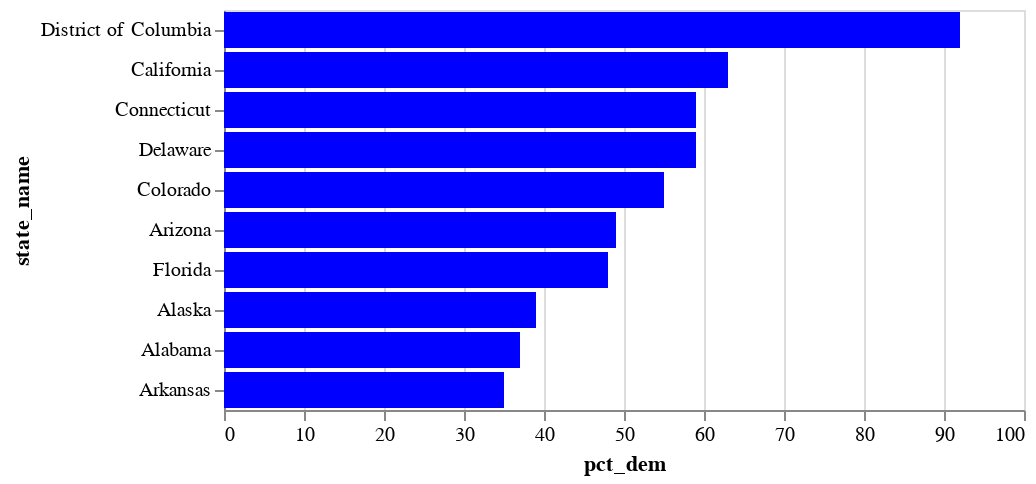

Source (notebook cell):
### Markdown cell above
### Chart it

### Code cell
alt.Chart(states.head(10)).mark_bar(color='blue').encode(
    x='pct_dem',
    y=alt.Y('state_name', sort='-x')
)

### Figure 1 — Vega-Lite specification as saved in the notebook (floating-point values rounded to 4 significant figures)
{"config": {"view": {"continuousWidth": 400, "continuousHeight": 300}}, "data": {"name": "data-3f5c32af22fe092b310a3dce2959372d"}, "mark": {"type": "bar", "color": "blue"}, "encoding": {"x": {"type": "quantitative", "field": "pct_dem"}, "y": {"type": "nominal", "field": "state_name", "sort": "-x"}}, "$schema": "https://vega.github.io/schema/vega-lite/v4.8.1.json", "datasets": {"data-3f5c32af22fe092b310a3dce2959372d": [{"state_name": "Alabama", "votes_gop": 1441168, "votes_dem": 849648, "total_votes": 2323304, "pct_dem": 37, "pct_gop": 62, "winner": "gop"}, {"state_name": "Alaska", "votes_gop": 189892, "votes_dem": 153405, "total_votes": 391346, "pct_dem": 39, "pct_gop": 49, "winner": "gop"}, {"state_name": "Arizona", "votes_gop": 1661686, "votes_dem": 1672143, "total_votes": 3387326, "pct_dem": 49, "pct_gop": 49, "winner": "dem"}, {"state_name": "Arkansas", "votes_gop": 760647, "votes_dem": 423932, "total_votes": 1219069, "pct_dem": 35, "pct_gop": 62, "winner": "gop"}, {"state_name": "California", "votes_gop": 6005961, "votes_dem": 11109764, "total_votes": 17495906, "pct_dem": 63, "pct_gop": 34, "winner": "dem"}, {"state_name": "Colorado", "votes_gop": 1364607, "votes_dem": 1804352, "total_votes": 3256953, "pct_dem": 55, "pct_gop": 42, "winner": "dem"}, {"state_name": "Connecticut", "votes_gop": 715291, "votes_dem": 1080680, "total_votes": 1824280, "pct_dem": 59, "pct_gop": 39, "winner": "dem"}, {"state_name": "Delaware", "votes_gop": 200603, "votes_dem": 296268, "total_votes": 504010, "pct_dem": 59, "pct_gop": 40, "winner": "dem"}, {"state_name": "District of Columbia", "votes_gop": 18586, "votes_dem": 317323, "total_votes": 344356, "pct_dem": 92, "pct_gop": 5, "winner": "dem"}, {"state_name": "Florida", "votes_gop": 5668731, "votes_dem": 5297045, "total_votes": 11067456, "pct_dem": 48, "pct_gop": 51, "winner": "gop"}]}}
